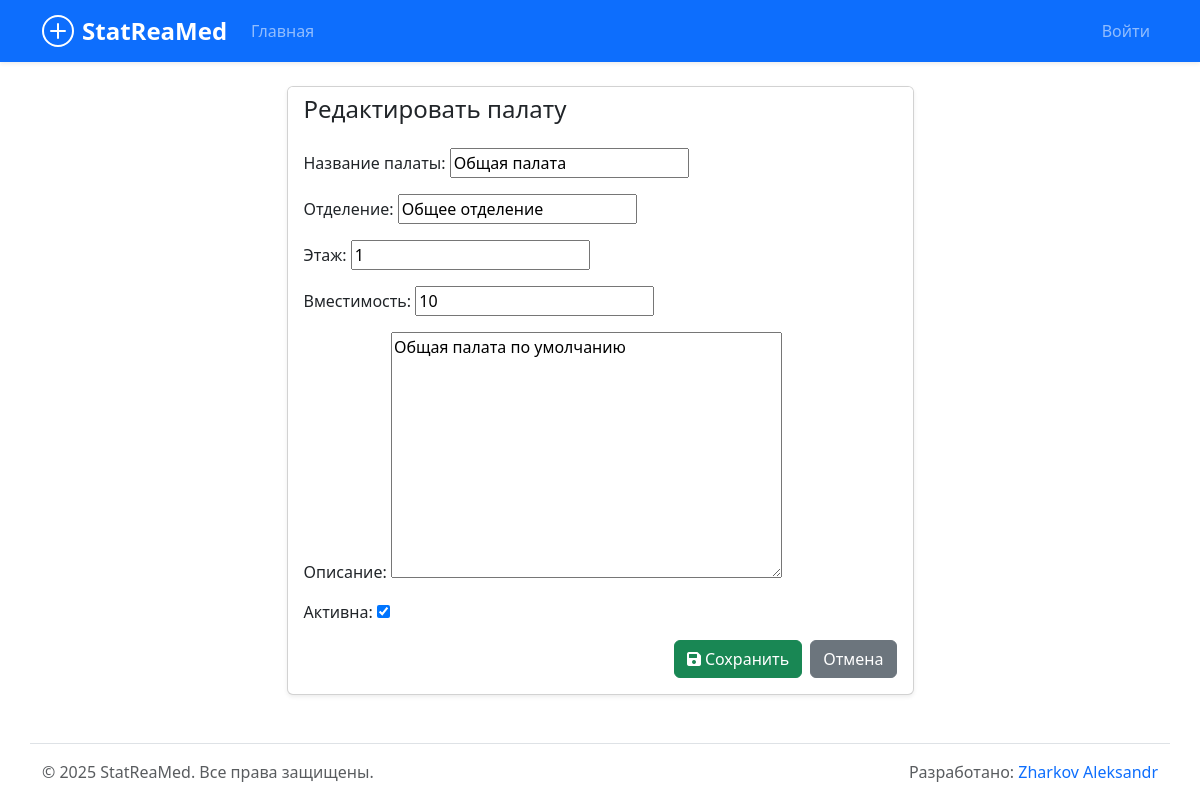
Page /wards/1/edit/ on the committed database.
### core/models.py (models this page shows, shortened)
class Ward(models.Model):
    name = models.CharField(max_length=100, verbose_name=_("Название палаты"))
    department = models.CharField(max_length=100, blank=True, verbose_name=_("Отделение"))
    floor = models.PositiveSmallIntegerField(verbose_name=_("Этаж"), default=1)
    capacity = models.PositiveSmallIntegerField(verbose_name=_("Вместимость"), default=1)
    description = models.TextField(blank=True, verbose_name=_("Описание"))
    is_active = models.BooleanField(default=True, verbose_name=_("Активна"))
    created_at = models.DateTimeField(auto_now_add=True, verbose_name=_("Дата создания"))
    updated_at = models.DateTimeField(auto_now=True, verbose_name=_("Дата обновления"))
    class Meta:
        verbose_name = _("Палата")
        verbose_name_plural = _("Палаты")
        ordering = ['department', 'name']

### core/views.py (the view)
# urls.py: path('wards/<int:pk>/edit/', views.WardUpdateView.as_view(), name='ward_update'),
class WardUpdateView(UpdateView):
    model = Ward
    fields = ['name', 'department', 'floor', 'capacity', 'description', 'is_active']
    template_name = 'core/ward_form.html'
    success_url = '/bed-management/'

### core/context_processors.py (called while the page is built)
def theme(request):
    theme = request.COOKIES.get('theme', 'light')
    return {'current_theme': theme}

### core/templates/core/ward_form.html (shortened to what this page needs)
{% extends 'core/base.html' %}
{% load i18n %}
{% block content %}
<div class="container mt-4">
    <div class="row justify-content-center">
        <div class="col-lg-7 col-md-9">
            <div class="card shadow-sm">
                <div class="card-header bg-white border-bottom-0">
                    <h4 class="mb-0">{% if form.instance.pk %}{% trans "Редактировать палату" %}{% else %}{% trans "Добавить палату" %}{% endif %}</h4>
                </div>
                <div class="card-body">
                    <form method="post" enctype="multipart/form-data" autocomplete="off">
                        {{ form.as_p }}
                        <div class="d-flex justify-content-end">
                            <button type="submit" class="btn btn-success"><i class="fas fa-save me-1"></i>{% trans "Сохранить" %}</button>
                            <a href="{% url 'core:ward_list' %}" class="btn btn-secondary ms-2">{% trans "Отмена" %}</a>
                        </div>
                    </form>
                </div>
            </div>
        </div>
    </div>
</div>
{% endblock %}

### rows in the picture
Ward: name "Общая палата", department "Общее отделение", floor "1", capacity "10", description "Общая палата по умолчанию", is_active "☑"
